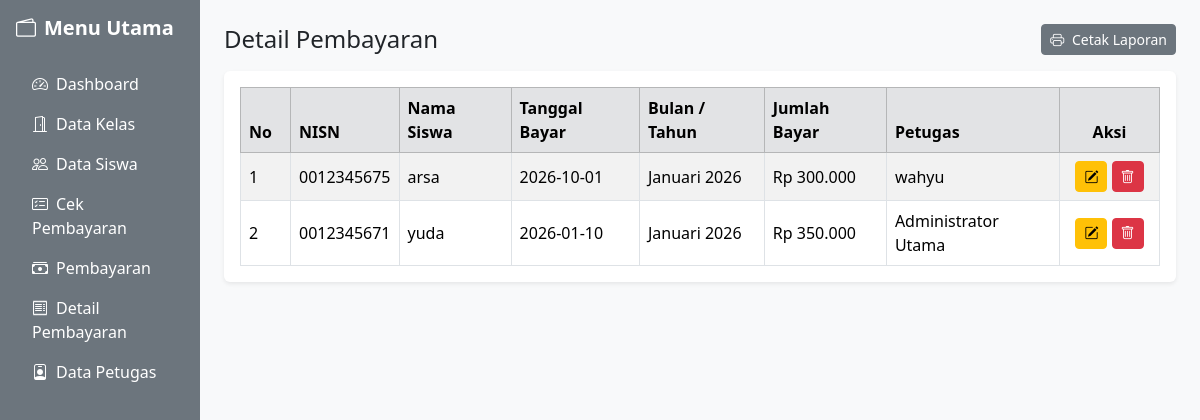
The page /detail_pembayaran.php on the database its author committed.
### tables this page shows
CREATE TABLE `pembayaran` (
  `id_pembayaran` int(11) NOT NULL,
  `id_petugas` int(11) NOT NULL,
  `nisn` char(10) NOT NULL,
  `tgl_bayar` date NOT NULL,
  `bulan_dibayar` varchar(8) NOT NULL,
  `tahun_dibayar` varchar(4) NOT NULL,
  `id_spp` int(11) NOT NULL,
  `jumlah_bayar` int(11) NOT NULL
);

CREATE TABLE `siswa` (
  `nisn` char(10) NOT NULL,
  `nis` char(8) NOT NULL,
  `nama` varchar(35) NOT NULL,
  `id_kelas` int(11) NOT NULL,
  `alamat` text NOT NULL,
  `no_telp` varchar(13) NOT NULL,
  `id_spp` int(11) NOT NULL
);

CREATE TABLE `petugas` (
  `id_petugas` int(11) NOT NULL,
  `username` varchar(25) NOT NULL,
  `password` varchar(32) NOT NULL,
  `nama_petugas` varchar(35) NOT NULL,
  `level` enum('admin','petugas') NOT NULL
);

### detail_pembayaran.php (the view, shortened to what this page needs)
<?php
include 'header.php';
include 'sidebar.php';
$data_pembayaran = [];
$query = mysqli_query($koneksi, "SELECT p.*, s.nama, pt.nama_petugas FROM pembayaran p
                                 JOIN siswa s ON p.nisn = s.nisn
                                 JOIN petugas pt ON p.id_petugas = pt.id_petugas
                                 ORDER BY p.id_pembayaran DESC");
while ($row = mysqli_fetch_array($query)) {
    $data_pembayaran[] = $row;
}
?>
<div class="col-md-10 p-4">
    <div class="d-flex justify-content-between align-items-center mb-3">
        <h4 class="m-0">Detail Pembayaran</h4>
        <button class="btn btn-secondary btn-sm" onclick="window.print()"><i class="bi bi-printer me-1"></i> Cetak Laporan</button>
    </div>
    <div class="table-responsive bg-white p-3 shadow-sm rounded">
        <table class="table table-bordered table-striped align-middle m-0">
            <thead class="table-secondary">
                <tr>
                    <th style="width: 50px;">No</th>
                    <th>NISN</th>
                    <th>Nama Siswa</th>
                    <th>Tanggal Bayar</th>
                    <th>Bulan / Tahun</th>
                    <th>Jumlah Bayar</th>
                    <th>Petugas</th>
                    <th class="text-center" style="width: 100px;">Aksi</th>
                </tr>
            </thead>
            <tbody>
                <?php
                $no = 1;
                foreach ($data_pembayaran as $d) {
                ?>
                <tr>
                    <td><?= $no++; ?></td>
                    <td><?= $d['nisn']; ?></td>
                    <td><?= $d['nama']; ?></td>
                    <td><?= $d['tgl_bayar']; ?></td>
                    <td><?= $d['bulan_dibayar'] . " " . $d['tahun_dibayar']; ?></td>
                    <td>Rp <?= number_format($d['jumlah_bayar'], 0, ',', '.'); ?></td>
                    <td><?= $d['nama_petugas']; ?></td>
                    <td class="text-center text-nowrap">
                        <button class="btn btn-warning btn-sm p-1 px-2" data-bs-toggle="modal" data-bs-target="#modalEditPembayaran<?= $d['id_pembayaran']; ?>" title="Edit">
                            <i class="bi bi-pencil-square"></i>
                        </button>
                        <a href="detail_pembayaran.php?hapus=<?= $d['id_pembayaran']; ?>" class="btn btn-danger btn-sm p-1 px-2" onclick="return confirm('Hapus transaksi ini?')" title="Hapus">
                            <i class="bi bi-trash"></i>
                        </a>
                    </td>
                </tr>
                <?php } ?>
            </tbody>
        </table>
    </div>
</div>
<?php include 'footer.php'; ?>

### rows shown on the page
pembayaran: nisn "0012345675", nisn.nama "arsa", tgl_bayar "2026-10-01", bulan_dibayar "Januari", tahun_dibayar "2026", jumlah_bayar "300.000", id_petugas.nama_petugas "wahyu"
pembayaran: nisn "0012345671", nisn.nama "yuda", tgl_bayar "2026-01-10", bulan_dibayar "Januari", tahun_dibayar "2026", jumlah_bayar "350.000", id_petugas.nama_petugas "Administrator Utama"
